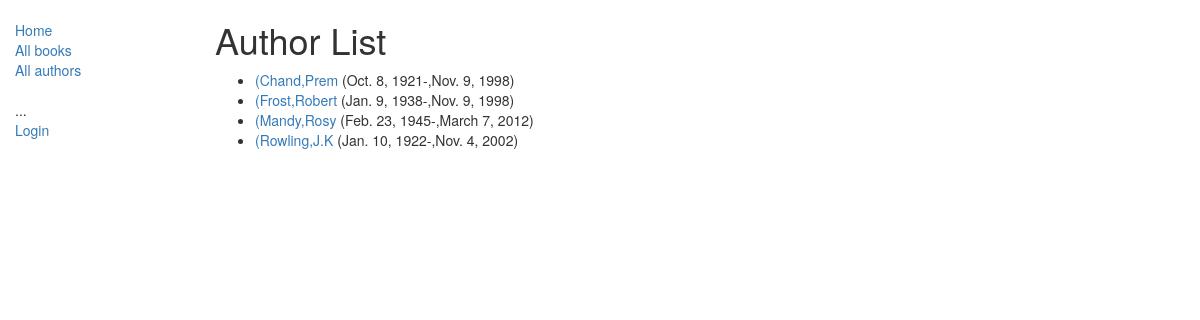
Screenshot of /catalog/authors/ with the database file from the repository.
### catalog/models.py (models this page shows, shortened)
class Author(models.Model):
	first_name = models.CharField(max_length=100)
	last_name = models.CharField(max_length=100)
	date_of_birth = models.DateField(null=True, blank=True)
	date_of_death = models.DateField('Died', null=True, blank=True)
	class Meta:
		ordering = ["last_name","first_name"]
	def get_absolute_url(self):
		return reverse('author-detail', args=[str(self.id)])

### catalog/views.py (the view)
# urls.py: path('authors/', views.AuthorListView.as_view(), name='authors'),
class AuthorListView(generic.ListView):
    model = Author

### catalog/templates/catalog/author_list.html
{% extends "base_generic.html" %}
{% block content %}
    <h1>Author List</h1>
    {% if author_list %}
    <ul>
      {% for author in author_list %}
      <li>
        <a href="{{ author.get_absolute_url }}">({{ author.last_name }},{{ author.first_name}}</a> ({{author.date_of_birth}}-,{{author.date_of_death}})
      </li>
      {% endfor %}
    </ul>
    {% else %}
      <p>There are no authors in the library.</p>
    {% endif %}
{% endblock %}

### rows the page displays
Author: last_name "Chand", first_name "Prem", date_of_birth "Oct. 8, 1921", date_of_death "Nov. 9, 1998"
Author: last_name "Frost", first_name "Robert", date_of_birth "Jan. 9, 1938", date_of_death "Nov. 9, 1998"
Author: last_name "Mandy", first_name "Rosy", date_of_birth "Feb. 23, 1945", date_of_death "March 7, 2012"
Author: last_name "Rowling", first_name "J.K", date_of_birth "Jan. 10, 1922", date_of_death "Nov. 4, 2002"
